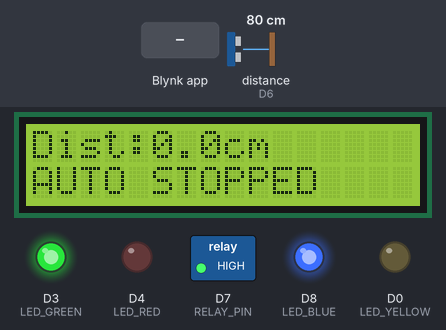
A sketch run on a simulated ESP8266 (NodeMCU). Parts: 16×2 character LCD, switched loads named in the sketch (green lamp = pin HIGH), output pins drawn as LEDs (lit = HIGH). Wiring (inferred from the names in the program): ultrasonic range finder: trigger D5; echo D6. Inputs (shaded band) come from the test bench; at power-on: distance to the obstacle (sensor on D6) 80 cm. The echo pulse lasts 58.3 µs per cm; WiFi joins after 1.5 s; servers stay silent unless stated; pins used as bus, display or sensor lines are not drawn.

Above: at 4.4 s.
4.5 s: Blynk app writes 0 to V7
At 6.5 s:
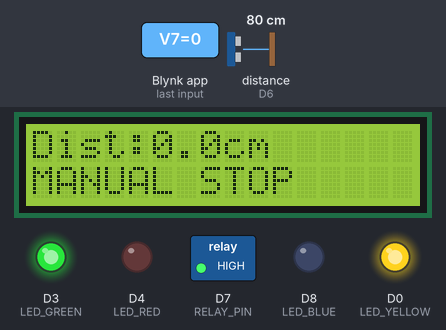
7.3 s: Blynk app writes 1 to V6
At 9.0 s:
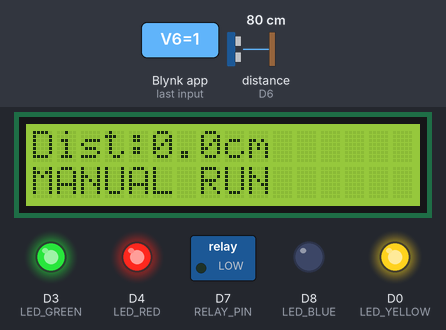
9.3 s: distance to the obstacle (sensor on D6) set to 38 cm
11.0 s: distance to the obstacle (sensor on D6) set to 32 cm
At 12.2 s:
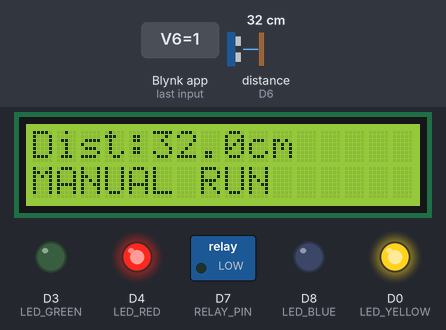
13.3 s: Blynk app writes 1 to V7
At 14.9 s:
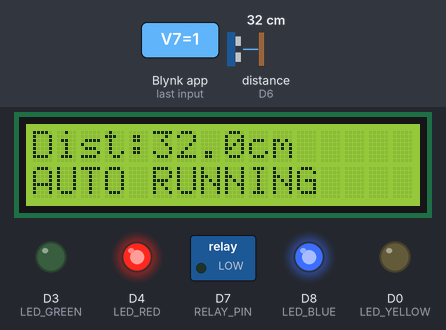
15.3 s: distance to the obstacle (sensor on D6) set to 6 cm
At 16.4 s:
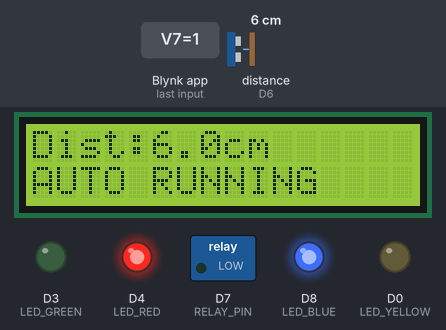
17.3 s: distance to the obstacle (sensor on D6) set to 3 cm
At 19.1 s:
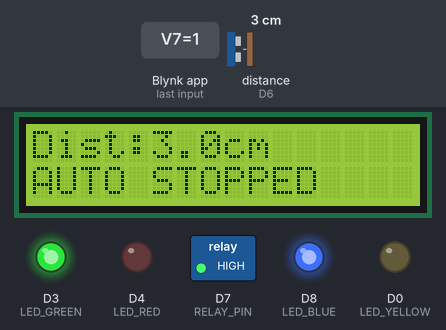
Timing chart, 0 to 20.3 s (numbered marks = the images above; inputs shaded):
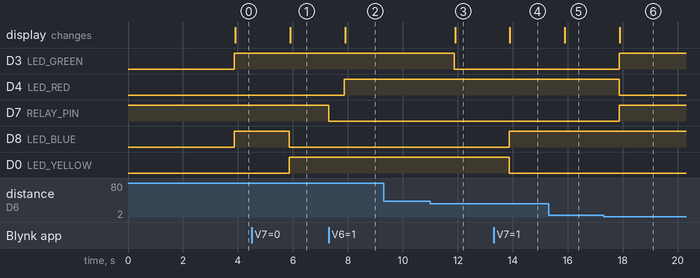

Measured:
- the behaviour switches between 35 and 34 cm on distance to the obstacle (sensor on D6) (found by bisection; images 2 and 3)
- the behaviour switches between 5 and 4 cm on distance to the obstacle (sensor on D6) (found by bisection; images 5 and 6)
- after the input at 4.5 s, D8 (LED_BLUE): HIGH → LOW after 1.4 s; D0 (LED_YELLOW): LOW → HIGH after 1.4 s; the display: changes after 1.4 s (image 1)
- after the input at 7.3 s, D4 (LED_RED): LOW → HIGH after 0.57 s; D7 (RELAY_PIN): HIGH → LOW at once; the display: changes after 0.60 s (image 2)
- after the input at 9.3 s, every drawn part: stays the same
- after the input at 11.0 s, D3 (LED_GREEN): HIGH → LOW after 0.87 s; the display: changes after 0.90 s (image 3)
- after the input at 13.3 s, D8 (LED_BLUE): LOW → HIGH after 0.57 s; D0 (LED_YELLOW): HIGH → LOW after 0.57 s; the display: changes after 0.60 s (image 4)
- after the input at 15.3 s, the display: changes after 0.60 s (image 5)
- after the input at 17.3 s, D3 (LED_GREEN), D7 (RELAY_PIN): LOW → HIGH after 0.57 s; D4 (LED_RED): HIGH → LOW after 0.57 s; the display: changes after 0.59 s (image 6)

The sketch:

main.ino
```cpp
/*
  💧 Smart Water Tank Automation System (IoT + Safety Engine)

  Features:
  - Automatic pump control using ultrasonic sensor
  - Overflow protection
  - Dry-run detection
  - Manual + Auto mode (Blynk)
  - LCD + LED status system
  - Industrial safety logic

  Author: Venkateswarlu Reddy
*/

// ---------------- CONFIG ----------------
// ⚠️ Create config.h (DO NOT UPLOAD)

/*
#define BLYNK_TEMPLATE_ID "YOUR_ID"
#define BLYNK_TEMPLATE_NAME "YOUR_NAME"
#define BLYNK_AUTH_TOKEN "YOUR_TOKEN"

const char* WIFI_SSID = "YOUR_WIFI";
const char* WIFI_PASS = "YOUR_PASS";
*/

#include "config.h"

#include <ESP8266WiFi.h>
#include <BlynkSimpleEsp8266.h>
#include <Wire.h>
#include <LiquidCrystal_I2C.h>

// ---------------- PINS ----------------
#define TRIG_PIN D5
#define ECHO_PIN D6
#define RELAY_PIN D7

#define LED_YELLOW D0
#define LED_GREEN  D3
#define LED_RED    D4
#define LED_BLUE   D8

LiquidCrystal_I2C lcd(0x27, 16, 2);

// ---------------- THRESHOLDS ----------------
float pumpOnDist     = 10.0;
float pumpOffDist    = 5.0;
float overflowCutoff = 2.5;

// ---------------- SAFETY ----------------
#define MIN_RUN_TIME   15000
#define RESTART_DELAY  20000
#define DRY_RUN_TIME   30000

// ---------------- STATE ----------------
bool autoMode = true;
bool pumpState = false;

float lastDistance = 0;
float prevDistance = 0;

unsigned long pumpStart = 0;
unsigned long pumpStop  = 0;
unsigned long dryTimer  = 0;

bool dryFault = false;
bool overflowFault = false;

BlynkTimer timer;

// ================= BLYNK =================
BLYNK_WRITE(V6)
{
  if(!autoMode)
  {
    pumpState = param.asInt();
    digitalWrite(RELAY_PIN, pumpState ? LOW : HIGH);
  }
}

BLYNK_WRITE(V7)
{
  autoMode = param.asInt();

  if(autoMode)
    Blynk.virtualWrite(V6, 0);
  else
  {
    pumpState = false;
    digitalWrite(RELAY_PIN, HIGH);
  }
}

// ================= DISTANCE =================
float getDistance()
{
  digitalWrite(TRIG_PIN, LOW);
  delayMicroseconds(2);

  digitalWrite(TRIG_PIN, HIGH);
  delayMicroseconds(10);
  digitalWrite(TRIG_PIN, LOW);

  long duration = pulseIn(ECHO_PIN, HIGH, 25000);
  if(duration == 0) return -1;

  return duration * 0.0343 / 2.0;
}

// ================= SAFETY ENGINE =================
void safetyControl(float d)
{
  if(d == -1)
  {
    stopPump();
    return;
  }

  if(d < 2 || d > 35) return;

  lastDistance = d;

  // OVERFLOW
  if(d <= overflowCutoff)
  {
    overflowFault = true;
    stopPump();
    return;
  }
  else overflowFault = false;

  // AUTO MODE
  if(autoMode)
  {
    if(!pumpState && millis() - pumpStop < RESTART_DELAY)
      return;

    if(d > pumpOnDist && !pumpState)
    {
      startPump();
      prevDistance = d;
      dryFault = false;
    }

    if(d < pumpOffDist && pumpState &&
       millis() - pumpStart > MIN_RUN_TIME)
    {
      stopPump();
    }
  }

  // DRY RUN
  if(pumpState && millis() - dryTimer > DRY_RUN_TIME)
  {
    if(abs(d - prevDistance) < 0.8)
    {
      dryFault = true;
      stopPump();
    }

    prevDistance = d;
    dryTimer = millis();
  }
}

// ================= PUMP CONTROL =================
void startPump()
{
  pumpState = true;
  pumpStart = millis();
  dryTimer = millis();
  digitalWrite(RELAY_PIN, LOW);
}

void stopPump()
{
  pumpState = false;
  pumpStop = millis();
  digitalWrite(RELAY_PIN, HIGH);
}

// ================= LED =================
void updateLEDs()
{
  digitalWrite(LED_BLUE, autoMode);
  digitalWrite(LED_YELLOW, !autoMode);
  digitalWrite(LED_RED, pumpState);
  digitalWrite(LED_GREEN, lastDistance < pumpOffDist);
}

// ================= SYSTEM UPDATE =================
void updateSystem()
{
  float d = getDistance();

  safetyControl(d);
  updateLEDs();

  Blynk.virtualWrite(V8, lastDistance);

  lcd.setCursor(0,0);
  lcd.print("Dist:");
  lcd.print(lastDistance,1);
  lcd.print("cm   ");

  lcd.setCursor(0,1);

  if(overflowFault)
    lcd.print("OVERFLOW STOP ");
  else if(dryFault)
    lcd.print("DRY RUN STOP  ");
  else if(autoMode)
    lcd.print(pumpState ? "AUTO RUNNING  " : "AUTO STOPPED  ");
  else
    lcd.print(pumpState ? "MANUAL RUN    " : "MANUAL STOP   ");
}

// ================= SETUP =================
void setup()
{
  Serial.begin(9600);

  pinMode(TRIG_PIN, OUTPUT);
  pinMode(ECHO_PIN, INPUT);
  pinMode(RELAY_PIN, OUTPUT);

  pinMode(LED_YELLOW, OUTPUT);
  pinMode(LED_GREEN, OUTPUT);
  pinMode(LED_RED, OUTPUT);
  pinMode(LED_BLUE, OUTPUT);

  digitalWrite(RELAY_PIN, HIGH);

  lcd.init();
  lcd.backlight();

  Blynk.begin(BLYNK_AUTH_TOKEN, WIFI_SSID, WIFI_PASS);

  timer.setInterval(2000L, updateSystem);
}

// ================= LOOP =================
void loop()
{
  Blynk.run();
  timer.run();
}
```

config.h
```cpp
#define BLYNK_TEMPLATE_ID "YOUR_ID"
#define BLYNK_TEMPLATE_NAME "YOUR_NAME"
#define BLYNK_AUTH_TOKEN "YOUR_TOKEN"

const char* WIFI_SSID = "YOUR_WIFI";
const char* WIFI_PASS = "YOUR_PASS";
```
